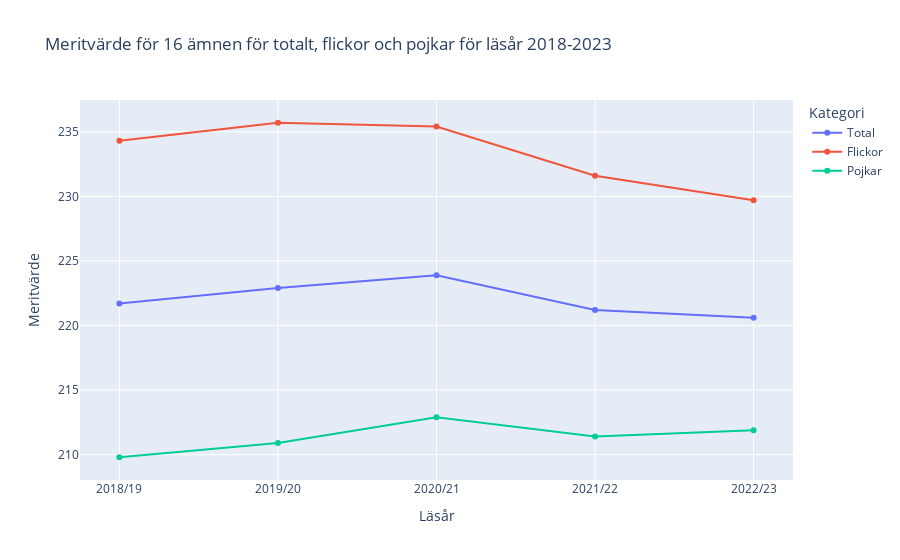

The code cell stored with this chart in its notebook:
### Code cell
#Creating datafrme 
df = pd.read_excel("betyg_o_prov_riksnivå.xlsx",
                 sheet_name="Tabell 1B",
                 header=7, 
                 usecols="A:D", 
                 nrows = 5
                 ) 

#Renaming columns
df.columns = ["Läsår", "Total", "Flickor", "Pojkar"]

#Changing 
df_long = df.melt(id_vars= ["Läsår"], var_name = "Kategori", value_name = "Meritvärde")

print(df)

#Creating figure
fig = px.line(df_long,
              x="Läsår",
              y="Meritvärde",
              color = "Kategori",
              markers = True,
              title = "Meritvärde för 16 ämnen för totalt, flickor och pojkar för läsår 2018-2023",
              )

fig.show()

#Saving figure as html
fig.write_html("Visualiseringar/Meritvarde_total_pojkar_flickor_2018-2023.html")

### Figure 1 — Plotly figure (JSON) as saved in the notebook; plotly's stock layout.template omitted (floating-point values rounded to 4 significant figures)
{"data": [{"hovertemplate": "Kategori=Total<br>Läsår=%{x}<br>Meritvärde=%{y}<extra></extra>", "legendgroup": "Total", "line": {"color": "#636efa", "dash": "solid"}, "marker": {"symbol": "circle"}, "mode": "lines+markers", "name": "Total", "orientation": "v", "showlegend": true, "type": "scatter", "x": ["2018/19", "2019/20", "2020/21", "2021/22", "2022/23"], "xaxis": "x", "y": [221.7, 222.9, 223.9, 221.2, 220.6], "yaxis": "y"}, {"hovertemplate": "Kategori=Flickor<br>Läsår=%{x}<br>Meritvärde=%{y}<extra></extra>", "legendgroup": "Flickor", "line": {"color": "#EF553B", "dash": "solid"}, "marker": {"symbol": "circle"}, "mode": "lines+markers", "name": "Flickor", "orientation": "v", "showlegend": true, "type": "scatter", "x": ["2018/19", "2019/20", "2020/21", "2021/22", "2022/23"], "xaxis": "x", "y": [234.3, 235.7, 235.4, 231.6, 229.7], "yaxis": "y"}, {"hovertemplate": "Kategori=Pojkar<br>Läsår=%{x}<br>Meritvärde=%{y}<extra></extra>", "legendgroup": "Pojkar", "line": {"color": "#00cc96", "dash": "solid"}, "marker": {"symbol": "circle"}, "mode": "lines+markers", "name": "Pojkar", "orientation": "v", "showlegend": true, "type": "scatter", "x": ["2018/19", "2019/20", "2020/21", "2021/22", "2022/23"], "xaxis": "x", "y": [209.8, 210.9, 212.9, 211.4, 211.9], "yaxis": "y"}], "layout": {"legend": {"title": {"text": "Kategori"}, "tracegroupgap": 0}, "title": {"text": "Meritvärde för 16 ämnen för totalt, flickor och pojkar för läsår 2018-2023"}, "xaxis": {"anchor": "y", "domain": [0, 1], "title": {"text": "Läsår"}}, "yaxis": {"anchor": "x", "domain": [0, 1], "title": {"text": "Meritvärde"}}}}
